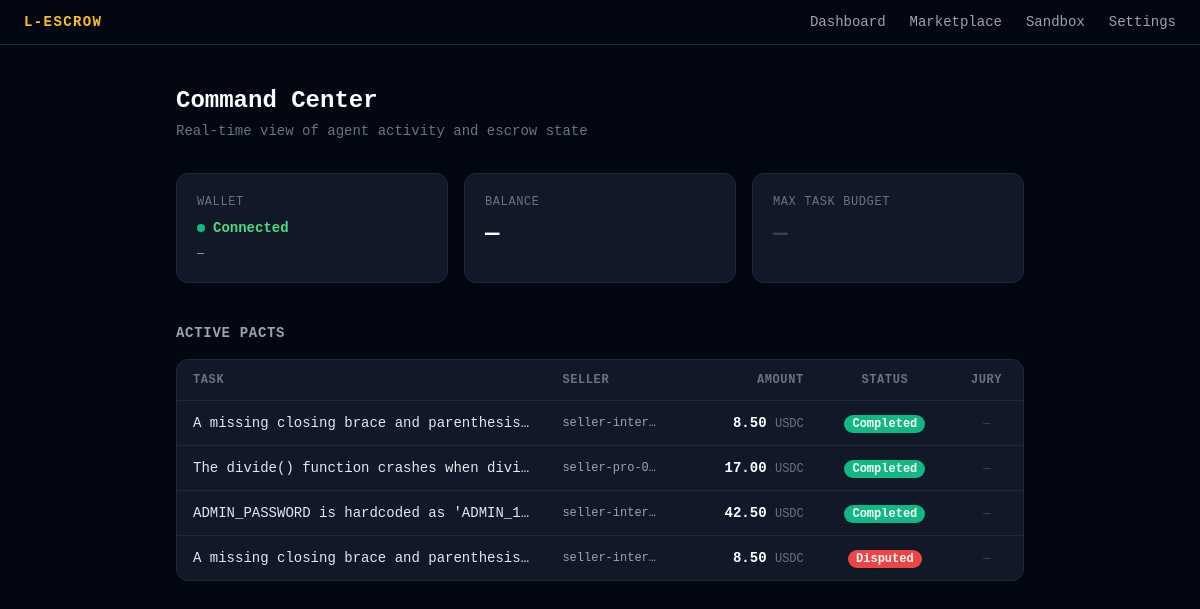
The page / on the database its author committed.
### tables this page shows
CREATE TABLE bids (
                id                  TEXT PRIMARY KEY,
                rfp_id              TEXT NOT NULL REFERENCES rfps(id),
                seller_id           TEXT NOT NULL,
                seller_email        TEXT NOT NULL,
                bid_amount          REAL NOT NULL,
                eta_seconds         INTEGER NOT NULL,
                status              TEXT DEFAULT 'Pending',
                locus_transaction_id TEXT,
                created_at          TIMESTAMP DEFAULT CURRENT_TIMESTAMP
            );

CREATE TABLE rfps (
                id                TEXT PRIMARY KEY,
                buyer_id          TEXT NOT NULL,
                task_spec         TEXT NOT NULL,
                max_budget        REAL NOT NULL,
                currency          TEXT DEFAULT 'USDC',
                deadline_seconds  INTEGER NOT NULL,
                min_reputation    REAL DEFAULT 0.0,
                verification_type TEXT DEFAULT 'manual',
                status            TEXT DEFAULT 'Open',
                escrow_session_id TEXT,
                webhook_secret    TEXT,
                verifying_bid_id  TEXT,
                created_at        TIMESTAMP DEFAULT CURRENT_TIMESTAMP
            , assessor_id TEXT, assessor_verdict TEXT, verified_at TIMESTAMP, checkout_url TEXT, judge_a_verdict TEXT, judge_a_reasoning TEXT, judge_b_verdict TEXT, judge_b_reasoning TEXT, conflict_notes TEXT, issue_id TEXT, sandbox_file TEXT, assigned_seller_id TEXT);

### backend/app.py (the view)
@app.get("/")
async def dashboard(request: Request):
    owner = db.get_owner()
    policy = db.get_policy()
    wallet_connected = bool(owner.get("locus_auth_token"))
    active_pacts = db.get_active_pacts()
    return templates.TemplateResponse(
        "dashboard.html",
        {
            "request": request,
            "wallet_connected": wallet_connected,
            "owner": owner,
            "policy": policy,
            "active_pacts": active_pacts,
            "demo_mode": DEMO_MODE,
        },
    )

### backend/templates/dashboard.html (shortened to what this page needs)
{% extends "base.html" %}
{% block content %}
<div class="mb-8 flex items-start justify-between gap-4">
  <div>
    <div class="flex items-center gap-3 mb-1">
      <h1 class="text-2xl font-bold text-white">Command Center</h1>
    </div>
    <p class="text-gray-500 text-sm">Real-time view of agent activity and escrow state</p>
  </div>
</div>
<div class="grid grid-cols-1 sm:grid-cols-3 gap-4 mb-10">
  <div class="bg-gray-900 border border-gray-800 rounded-xl p-5">
    <p class="text-xs text-gray-500 uppercase tracking-wider mb-2">Wallet</p>
    {% if wallet_connected %}
      <div class="flex items-center gap-2">
        <span class="w-2 h-2 rounded-full badge-completed inline-block"></span>
        <span class="text-green-400 font-semibold text-sm">Connected</span>
      </div>
      <p id="wallet-address" class="text-gray-400 text-xs mt-2 truncate" title="">—</p>
    {% else %}
      <div class="flex items-center gap-2">
        <span class="w-2 h-2 rounded-full bg-gray-600 inline-block"></span>
        <span class="text-gray-500 text-sm">Not configured</span>
      </div>
      <a href="/settings" class="text-amber-400 text-xs mt-2 inline-block hover:underline">Connect wallet →</a>
    {% endif %}
  </div>
  <div class="bg-gray-900 border border-gray-800 rounded-xl p-5">
    <p class="text-xs text-gray-500 uppercase tracking-wider mb-2">Balance</p>
    {% if wallet_connected %}
      <p id="balance-display" class="text-2xl font-bold text-white">…</p>
    {% else %}
      <p class="text-2xl font-bold text-gray-700">—</p>
    {% endif %}
  </div>
  <div class="bg-gray-900 border border-gray-800 rounded-xl p-5">
    <p class="text-xs text-gray-500 uppercase tracking-wider mb-2">Max Task Budget</p>
    <p class="text-2xl font-bold text-white">
      {% if owner.max_task_budget %}
        {{ "%.2f"|format(owner.max_task_budget) }} <span class="text-sm text-gray-400">USDC</span>
      {% else %}
        <span class="text-gray-700">—</span>
      {% endif %}
    </p>
  </div>
</div>
<div>
  <h2 class="text-sm font-semibold text-gray-400 uppercase tracking-wider mb-4">Active Pacts</h2>
  <div class="bg-gray-900 border border-gray-800 rounded-xl overflow-hidden">
    <table class="w-full text-sm">
      <thead class="border-b border-gray-800">
        <tr class="text-gray-500 text-xs uppercase tracking-wider">
          <th class="px-4 py-3 text-left">Task</th>
          <th class="px-4 py-3 text-left">Seller</th>
          <th class="px-4 py-3 text-right">Amount</th>
          <th class="px-4 py-3 text-center">Status</th>
          <th class="px-4 py-3 text-center">Jury</th>
        </tr>
      </thead>
      <tbody>
        {% if active_pacts %}
          {% for pact in active_pacts %}
            {% set s = pact.status | lower %}
            {% set is_conflict = pact.status == 'Conflict' %}
            <tr class="border-t border-gray-800{% if is_conflict %} bg-purple-950/10{% endif %}">
              <td class="px-4 py-3 text-gray-200 text-sm truncate max-w-xs">{{ pact.task_spec }}</td>
              <td class="px-4 py-3 text-gray-400 font-mono text-xs">
                {% if pact.seller_id %}{{ pact.seller_id[:12] }}…{% else %}—{% endif %}
              </td>
              <td class="px-4 py-3 text-right text-white font-bold text-sm">
                {% if pact.bid_amount %}{{ "%.2f"|format(pact.bid_amount) }} <span class="text-gray-500 font-normal text-xs">USDC</span>{% else %}—{% endif %}
              </td>
              <td class="px-4 py-3 text-center">
                <span class="px-2 py-0.5 rounded-full text-xs font-semibold text-white badge-{{ s }}">{{ pact.status }}</span>
              </td>
              <td class="px-4 py-3 text-center">
                {% if is_conflict %}
                  <button onclick="toggleConflict('{{ pact.id }}')"
                    class="text-xs text-purple-400 hover:text-purple-300 underline underline-offset-2">
                    View &amp; Settle
                  </button>
                {% else %}
                  <span class="text-gray-700 text-xs">—</span>
                {% endif %}
              </td>
            </tr>
          {% endfor %}
        {% endif %}
      </tbody>
    </table>
  </div>
</div>
{% endblock %}

### backend/static/css/dashboard.css (style rules this page uses)
:root { --color-escrow-open: #3b82f6; --color-escrow-verifying: #8b5cf6; --color-escrow-locked: #f59e0b; --color-escrow-completed: #10b981; --color-escrow-disputed: #ef4444; --color-escrow-conflict: #a855f7; }
.badge-completed { background-color: var(--color-escrow-completed); }
.badge-disputed { background-color: var(--color-escrow-disputed); }

### rows shown on the page
bids: task_spec "A missing closing brace and parenthesis…", seller_id "seller-inter", bid_amount "8.50", status "Completed"
bids: task_spec "The divide() function crashes when divi…", seller_id "seller-pro-0", bid_amount "17.00", status "Completed"
bids: task_spec "ADMIN_PASSWORD is hardcoded as 'ADMIN_1…", seller_id "seller-inter", bid_amount "42.50", status "Completed"
bids: task_spec "A missing closing brace and parenthesis…", seller_id "seller-inter", bid_amount "8.50", status "Disputed"
